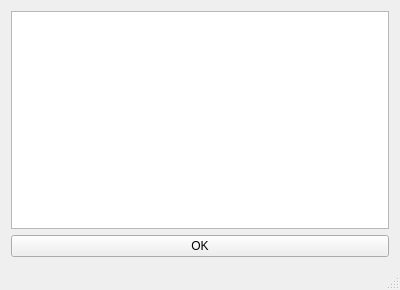
<?xml version="1.0" encoding="UTF-8"?>
<ui version="4.0">
 <class>MainWindow</class>
 <widget class="QMainWindow" name="MainWindow">
  <property name="geometry">
   <rect>
    <x>0</x>
    <y>0</y>
    <width>400</width>
    <height>290</height>
   </rect>
  </property>
  <property name="windowTitle">
   <string>Neuronet</string>
  </property>
  <widget class="QWidget" name="centralWidget">
   <layout class="QGridLayout" name="gridLayout">
    <item row="0" column="0">
     <widget class="QTextBrowser" name="textBrowser"/>
    </item>
    <item row="1" column="0">
     <widget class="QPushButton" name="pushButton">
      <property name="text">
       <string>OK</string>
      </property>
     </widget>
    </item>
   </layout>
  </widget>
  <widget class="QMenuBar" name="menuBar">
   <property name="geometry">
    <rect>
     <x>0</x>
     <y>0</y>
     <width>400</width>
     <height>20</height>
    </rect>
   </property>
  </widget>
  <widget class="QStatusBar" name="statusBar"/>
 </widget>
 <layoutdefault spacing="6" margin="11"/>
 <resources/>
 <connections/>
</ui>
